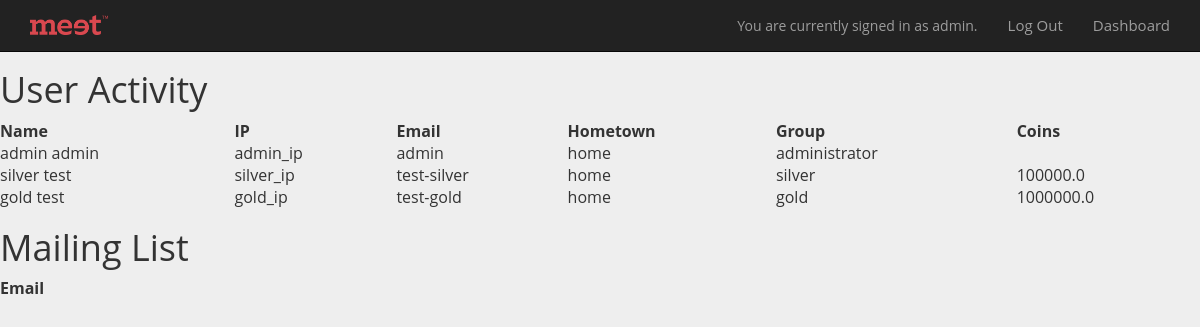
/database (signed in), run on an earlier commit of the app's database.
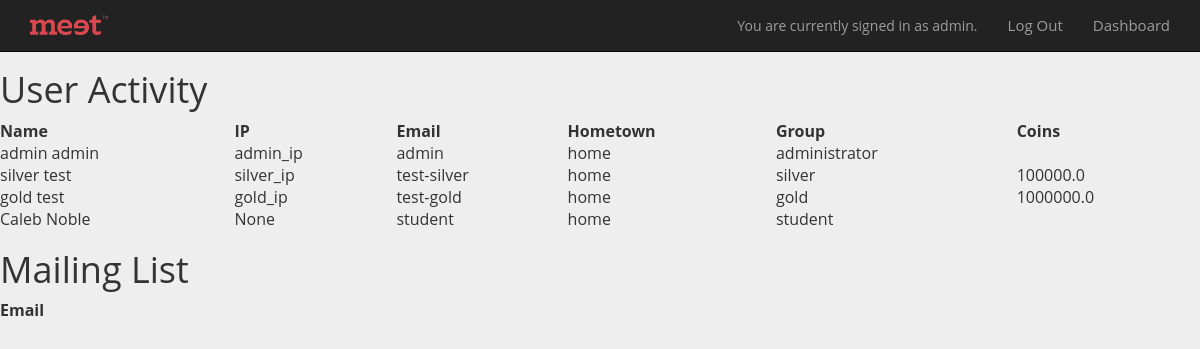
And on a later commit of the database.
### models.py (models this page shows, shortened)
class User(Base):
	__tablename__ = 'user'
	id = Column(Integer, primary_key=True)
	first_name = Column(String(255))
	last_name = Column(String(255))
	username = Column(String(255))
	group = Column(String(255))
	email = Column(String(255))
	ip_address = Column(String(255))
	password_hash = Column(String(255))
	team = relationship("Team", back_populates = "students")
	team_id = Column(Integer, ForeignKey('team.id'))
	wallet = relationship("Wallet", uselist = False, back_populates = "user")
	comments = relationship("Comment", back_populates="user")
	verified = Column(Boolean)
	confirmation_code = Column(String)
	confirmation_code_expiration = Column(DateTime)
	hometown = Column(String(255))

class Wallet(Base):
	__tablename__ = 'wallet'
	id = Column(Integer, primary_key=True)
	initial_value = Column(Float)
	current_value = Column(Float)
	user_id = Column(Integer, ForeignKey('user.id'))
	user = relationship("User",back_populates="wallet")
	investments = relationship("Investment", back_populates="wallet")

### webapp.py (the view)
@app.route("/database")
def showDatabase():
	if 'language' not in login_session:
		login_session['language'] = 'en'
	if 'id' not in login_session:
		flash("You do not have access to this page")
		return redirect(url_for('showLandingPage'))
	if login_session['group'] != "administrator":
		flash("You do not have access to this page")
		return redirect(url_for('showLandingPage'))
	users = get_users()
	mailing_list = get_mailing_list()
	return render_template('database.html', users = users, mailing_list = mailing_list)

### database.py (called while the page is built)
def get_users():
    return session.query(User).all()

def get_mailing_list():
        return session.query(MailingList).all()

### templates/database.html (shortened to what this page needs)
<head>
	<link rel="stylesheet" href="https://maxcdn.bootstrapcdn.com/bootstrap/3.3.7/css/bootstrap.min.css">
	<link rel="stylesheet" href="{{url_for('static', filename='style.css')}}">
</head>
<body>
<nav class="navbar navbar-inverse navbar-fixed-top">
    <div class="container">
      <div class="navbar-header">
        <a class="navbar-brand" href="/brandClick">
          <img alt="Brand Meet_Logoredv" src="{{url_for('static', filename='meet_logo_1.png')}}" style="max-height: 100%;">
        </a>
      </div>
      <div class="collapse navbar-collapse" id="navbar-collapse-1">
        <div class="navbar-right">
        	<div class="navbar-text" id="userbox">
                You are currently signed in as {{session['email']}}.
            </div>
            <ul class="nav navbar-nav">
              <li><a href = "{{url_for('logout')}}">Log Out</a></li>
              <li><a href = "{{url_for('showDashboard')}}">Dashboard</a></li>
            </ul>
        </div>
      </div>
    </div>
  </nav>
<h1> User Activity</h1>
<table style="width:100%;text-align:left;border:2px;"
<tr>
	<th>Name</th>
	<th>IP</th>
	<th>Email</th>
	<th>Hometown</th>
	<th>Group</th>
	<th>Coins</th>
	{% for user in users %}
		<tr>
			<td>{{user.first_name}} {{user.last_name}}</td>
			<td>{{user.ip_address}}</td>
			<td>{{user.email}}</td>
			<td>{{user.hometown}}</td>
			<td>{{user.group}}</td>
			<td>{{user.wallet.current_value}}</td>
		</tr>
	{%endfor%}
</table>
<h1> Mailing List </h1>
<table style="width:100%;text-align:left;border:2px;"
<tr>
	<th>Email</th>
</table>
<br>
<br>
</body>

What changed in the data, as far as the page shows it:
added User: first_name "Caleb", last_name "Noble", ip_address "None", email "student", hometown "home", group "student"
